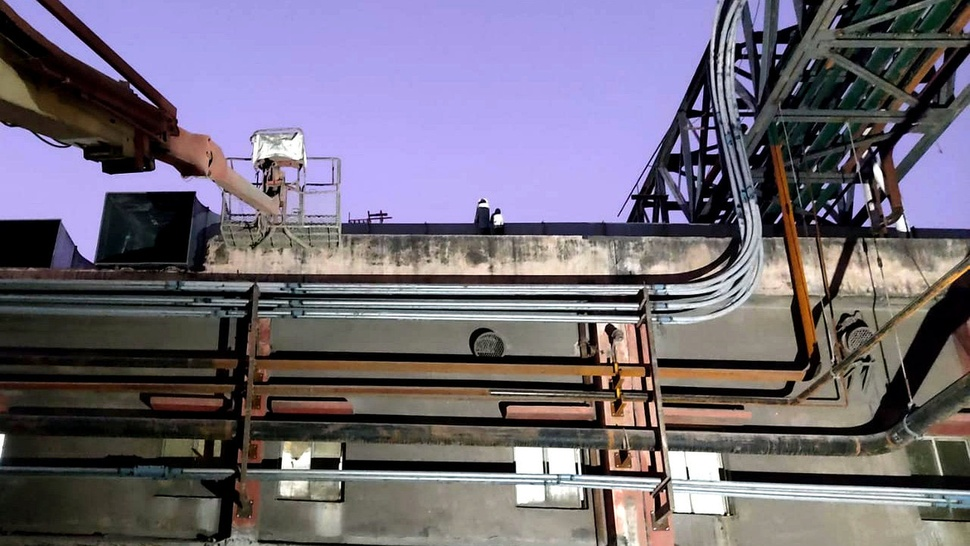
#> input picture kerri-engineering-website/images/kew/hero-pipeline-truss.jpg, 970 x 546 px, shrunk from 1600 x 900 before the run
$ python tone_hero_skies.py
#> lines starting #> are read from the running program, lines starting #| are printed output that depends on the picture
#!/usr/bin/env python3
"""Shift purple-tinted skies toward natural blue-grey in hero photos."""

from pathlib import Path

from PIL import Image, ImageEnhance

ROOT = Path(__file__).resolve().parents[1] / "images" / "kew"

SOURCES = [
    ("hero-pipeline-truss.jpg", "hero-pipeline-truss-toned.jpg"),
    ("hero-pipeline-sky.jpg", "hero-pipeline-sky-toned.jpg"),
]


def tone_sky(img: Image.Image) -> Image.Image:
    rgb = img.convert("RGB")
#> rgb is the input picture: PIL image 970x546 RGB; mean R, G, B 112, 105.1, 118.7
    r, g, b = rgb.split()
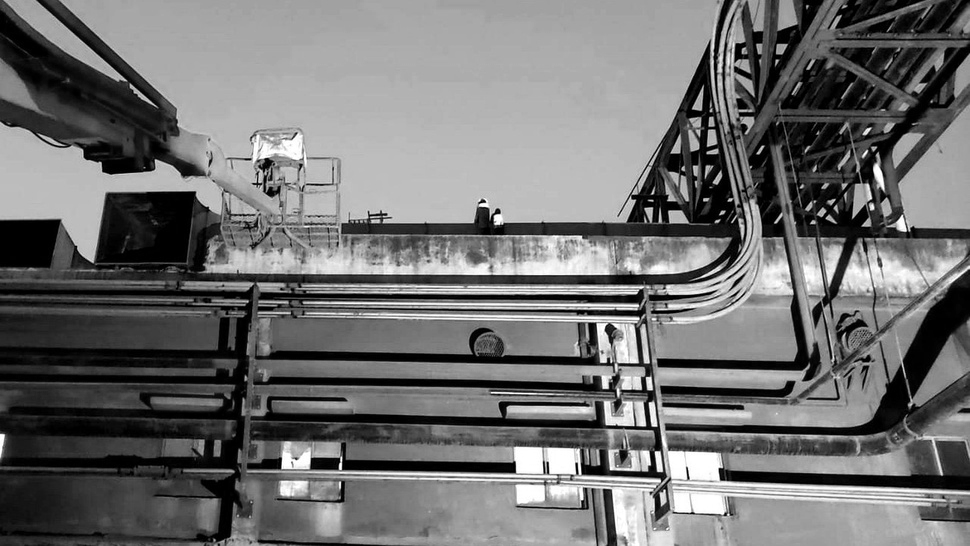
#> r: PIL image 970x546 L; min 0, max 255, mean 112
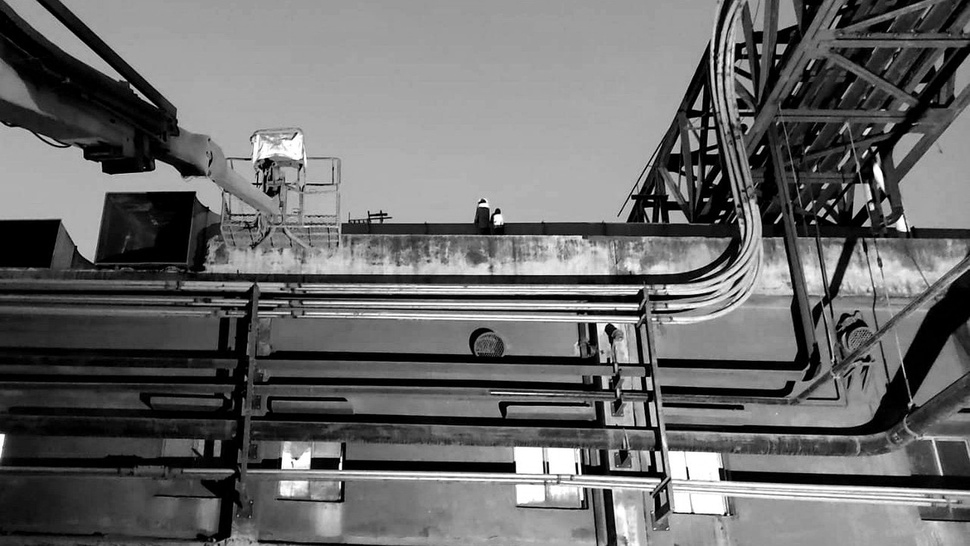
#> g: PIL image 970x546 L; min 0, max 255, mean 105.1
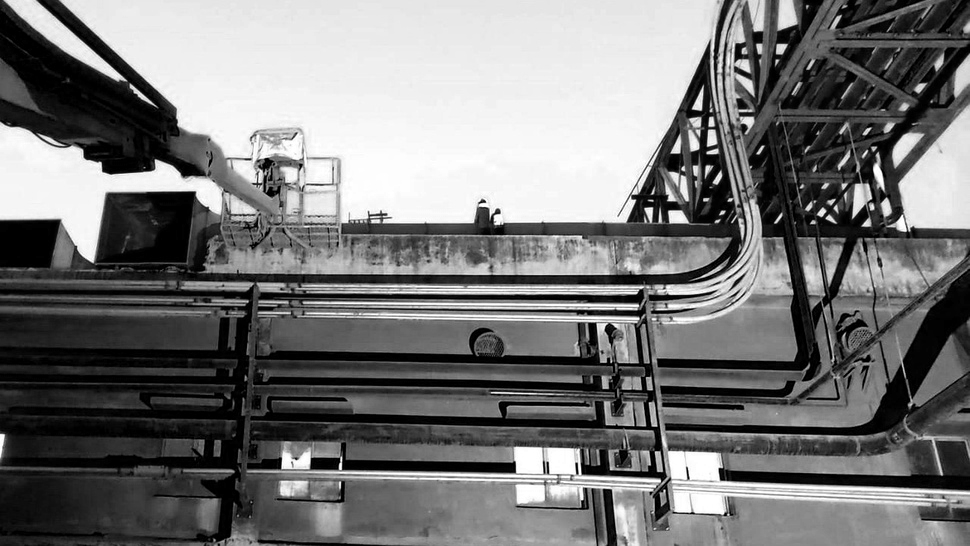
#> b: PIL image 970x546 L; min 0, max 255, mean 118.7
    # Reduce magenta in highlights; modest cool bias in upper band
    g = g.point(lambda x: min(255, int(x * 1.02 + 4)))
    b = b.point(lambda x: min(255, int(x * 1.04 + 2)))
    r = r.point(lambda x: max(0, int(x * 0.97 - 3)))
    out = Image.merge("RGB", (r, g, b))
    out = ImageEnhance.Color(out).enhance(0.92)
    out = ImageEnhance.Contrast(out).enhance(1.03)
    return out


def main() -> None:
    for src, dest in SOURCES:
        path = ROOT / src
        out_path = ROOT / dest
        if not path.exists():
            raise SystemExit(f"Missing {path}")
        tone_sky(Image.open(path)).save(out_path, quality=88, optimize=True)
        print(f"wrote {out_path}")
#> pass 2 of the loop in main, `for src, dest in SOURCES:`:
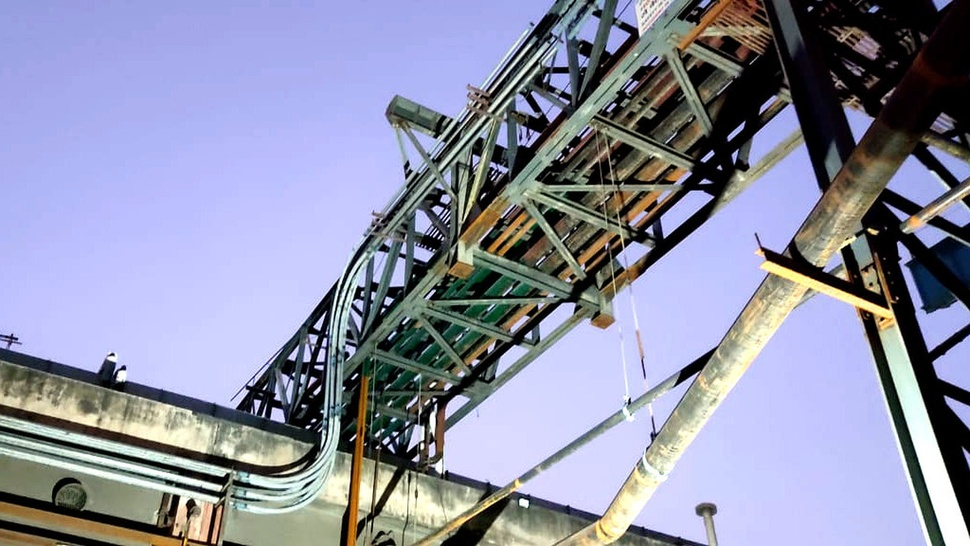
#> input picture kerri-engineering-website/images/kew/hero-pipeline-sky.jpg, 970 x 546 px, shrunk from 1600 x 900 before the run
#> in tone_sky, rgb is the input picture: PIL image 970x546 RGB; mean R, G, B 139.8, 142.6, 165
#> in tone_sky (call 2), `r, g, b = rgb.split()`:
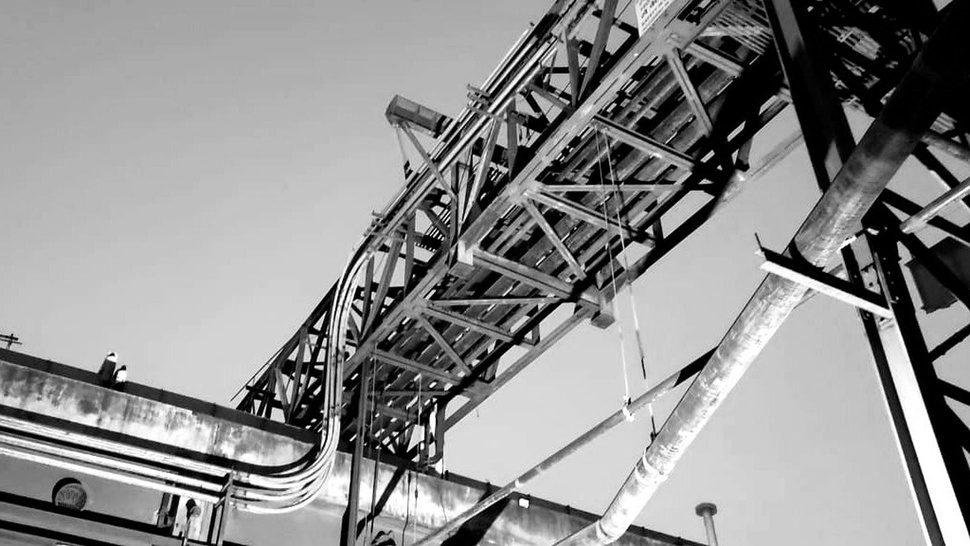
#> g: PIL image 970x546 L; min 0, max 255, mean 142.6
#> in tone_sky (call 2), `r, g, b = rgb.split()`:
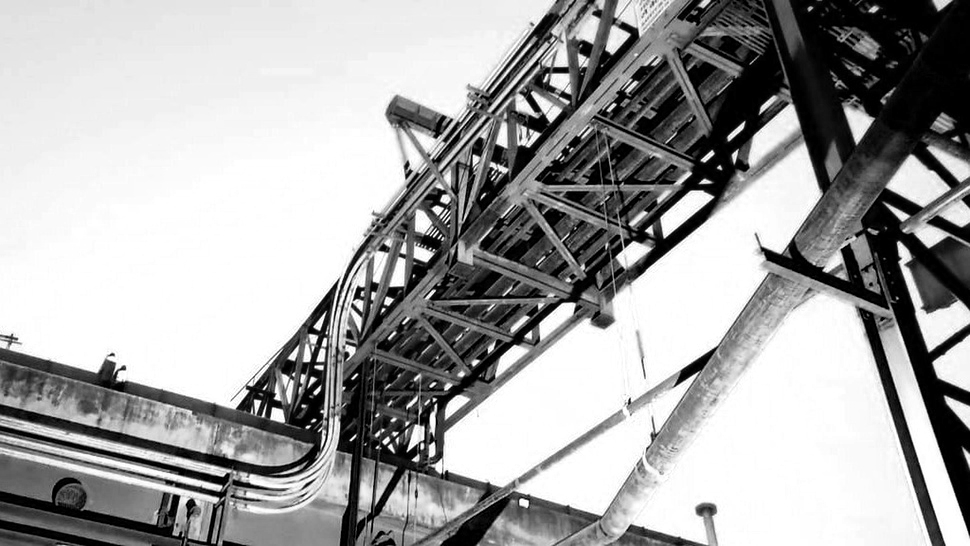
#> b: PIL image 970x546 L; min 0, max 255, mean 165


if __name__ == "__main__":
    main()
